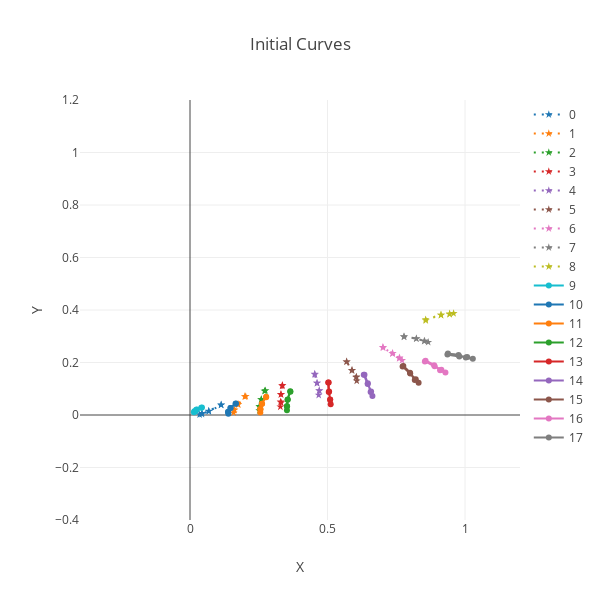

The code cell stored with this chart in its notebook:
### Code cell
i = 5
ph0 = phTout0.data.numpy()[i]
ph1 = phTout1.data.numpy()[i]

p01_0 = genOut0.data.numpy()[i]
p01_1 = genOut1.data.numpy()[i]

# nx = np.concatenate((p0,p01_0))
nx = np.concatenate((p1,p01_1))

gx = gy.FormatNetworkToGraphColumns(nx, xOffset=0, yOffset=14, colPoints=7)

layout = go.Layout(
    title = 'Initial Curves',
    height = 600,
    width = 600,
    hovermode= 'closest',
    xaxis= dict(
        title= 'X',
        range = [-.4,1.2],
    ),
    yaxis=dict(
        title= 'Y',
        range = [-.4,1.2],
    )
)
f = gy.graphCurves(gx, layout, dashRange=range(0,9))
offline.iplot(f)

### Figure 1 — Plotly figure (JSON) as saved in the notebook; plotly's stock layout.template omitted (floating-point values rounded to 4 significant figures)
{"data": [{"line": {"dash": "2px,6px", "shape": "spline"}, "marker": {"symbol": "star"}, "name": "0", "type": "scatter", "uid": "c5a7fd77-0226-43ad-816b-7f0d6b139040", "x": [0.1129, 0.06835, 0.04287, 0.03513, 0.04385, 0.0683, 0.1137], "y": [0.03837, 0.01546, 0.003728, 0.001768, 0.006767, 0.01411, 0.0389]}, {"line": {"dash": "2px,6px", "shape": "spline"}, "marker": {"symbol": "star"}, "name": "1", "type": "scatter", "uid": "69d9e079-e77e-403c-871e-4a396f02ad6d", "x": [0.2026, 0.1745, 0.16, 0.1586, 0.1617, 0.1754, 0.1992], "y": [0.07101, 0.04063, 0.01991, 0.008767, 0.0188, 0.03987, 0.07024]}, {"line": {"dash": "2px,6px", "shape": "spline"}, "marker": {"symbol": "star"}, "name": "2", "type": "scatter", "uid": "adab593e-3c7a-443e-8e30-1eba7185f608", "x": [0.2743, 0.2587, 0.252, 0.2521, 0.254, 0.2597, 0.2709], "y": [0.09299, 0.05889, 0.03311, 0.01655, 0.03005, 0.05877, 0.09127]}, {"line": {"dash": "2px,6px", "shape": "spline"}, "marker": {"symbol": "star"}, "name": "3", "type": "scatter", "uid": "6942a95e-7169-48a0-88cc-7232da0e1197", "x": [0.3362, 0.3305, 0.3295, 0.3287, 0.3314, 0.331, 0.335], "y": [0.1133, 0.07825, 0.05031, 0.03145, 0.047, 0.07857, 0.1111]}, {"line": {"dash": "2px,6px", "shape": "spline"}, "marker": {"symbol": "star"}, "name": "4", "type": "scatter", "uid": "57d42895-c85b-4c1d-b6da-b354e8fd1be2", "x": [0.4532, 0.4622, 0.4696, 0.4681, 0.4706, 0.4618, 0.4544], "y": [0.1562, 0.1216, 0.09317, 0.07574, 0.09191, 0.1214, 0.1542]}, {"line": {"dash": "2px,6px", "shape": "spline"}, "marker": {"symbol": "star"}, "name": "5", "type": "scatter", "uid": "72ee30b8-ec67-4c66-a520-07368222d9bd", "x": [0.5692, 0.5895, 0.6042, 0.6063, 0.6052, 0.5884, 0.5701], "y": [0.203, 0.1704, 0.1437, 0.1301, 0.1451, 0.1696, 0.203]}, {"line": {"dash": "2px,6px", "shape": "spline"}, "marker": {"symbol": "star"}, "name": "6", "type": "scatter", "uid": "b1d0ec85-3c02-4ca7-8a68-01d42e83b372", "x": [0.7023, 0.737, 0.7607, 0.7711, 0.7622, 0.736, 0.7012], "y": [0.2566, 0.235, 0.216, 0.2079, 0.218, 0.2341, 0.258]}, {"line": {"dash": "2px,6px", "shape": "spline"}, "marker": {"symbol": "star"}, "name": "7", "type": "scatter", "uid": "fa946627-6396-4974-8383-83733b5c6836", "x": [0.7789, 0.8233, 0.8517, 0.8661, 0.8532, 0.8228, 0.7775], "y": [0.298, 0.2911, 0.2813, 0.2772, 0.282, 0.2907, 0.2984]}, {"line": {"dash": "2px,6px", "shape": "spline"}, "marker": {"symbol": "star"}, "name": "8", "type": "scatter", "uid": "f62884fb-6f82-4c4b-89c8-603f2b81dddf", "x": [0.8569, 0.9127, 0.9441, 0.9586, 0.9441, 0.9128, 0.8574], "y": [0.3634, 0.3808, 0.3856, 0.387, 0.3839, 0.3809, 0.36]}, {"line": {"shape": "spline"}, "name": "9", "type": "scatter", "uid": "40c909cf-ded7-4d08-9102-22eb6f6f718a", "x": [0.04347, 0.02495, 0.01588, 0.0186, 0.0141, 0.02252, 0.04084], "y": [0.02818, 0.0212, 0.01464, 0.01308, 0.01061, 0.0203, 0.02787]}, {"line": {"shape": "spline"}, "name": "10", "type": "scatter", "uid": "37aa1ec5-d409-4967-b754-ae660eca7202", "x": [0.167, 0.1475, 0.1384, 0.1396, 0.1389, 0.1471, 0.1655], "y": [0.04414, 0.02649, 0.01284, 0.004654, 0.01088, 0.0265, 0.04264]}, {"line": {"shape": "spline"}, "name": "11", "type": "scatter", "uid": "64d5ee00-ef89-4b8b-a682-1203fb2a7334", "x": [0.277, 0.2614, 0.2556, 0.2557, 0.2565, 0.2622, 0.2768], "y": [0.06947, 0.04251, 0.02258, 0.009553, 0.02187, 0.0433, 0.06796]}, {"line": {"shape": "spline"}, "name": "12", "type": "scatter", "uid": "020b61e5-2d97-4e38-b03a-1ee1b463a5fe", "x": [0.3645, 0.3545, 0.3524, 0.3525, 0.3531, 0.3558, 0.3651], "y": [0.09023, 0.05787, 0.0337, 0.01792, 0.03329, 0.05934, 0.0889]}, {"line": {"shape": "spline"}, "name": "13", "type": "scatter", "uid": "c8db538b-8ea0-4d2c-9695-b497c94f9189", "x": [0.5025, 0.5046, 0.5098, 0.5116, 0.5096, 0.5058, 0.5044], "y": [0.1242, 0.08741, 0.05889, 0.04072, 0.05812, 0.08972, 0.1234]}, {"line": {"shape": "spline"}, "name": "14", "type": "scatter", "uid": "81246ce4-cba7-41df-a0db-f2b3ad9facd8", "x": [0.6318, 0.6461, 0.6585, 0.6633, 0.6568, 0.6466, 0.6344], "y": [0.1536, 0.1183, 0.08985, 0.07237, 0.08807, 0.1211, 0.1538]}, {"line": {"shape": "spline"}, "name": "15", "type": "scatter", "uid": "0bac09cc-4e7c-4418-90fa-eb5096e9a505", "x": [0.7731, 0.8008, 0.821, 0.8313, 0.8173, 0.7999, 0.7758], "y": [0.1845, 0.1577, 0.1362, 0.1225, 0.1337, 0.1612, 0.1862]}, {"line": {"shape": "spline"}, "name": "16", "type": "scatter", "uid": "744bf215-636f-4149-952d-ef1f8dc88f17", "x": [0.8541, 0.8896, 0.914, 0.9289, 0.9095, 0.8878, 0.8566], "y": [0.2042, 0.1857, 0.1723, 0.162, 0.1702, 0.19, 0.2069]}, {"line": {"shape": "spline"}, "name": "17", "type": "scatter", "uid": "183e942f-2a32-4645-b6f2-404f9075acfe", "x": [0.936, 0.9792, 1.008, 1.029, 1.003, 0.9765, 0.9379], "y": [0.2305, 0.2232, 0.2206, 0.2141, 0.219, 0.2283, 0.2341]}], "layout": {"height": 600, "hovermode": "closest", "title": {"text": "Initial Curves"}, "width": 600, "xaxis": {"range": [-0.4, 1.2], "title": {"text": "X"}}, "yaxis": {"range": [-0.4, 1.2], "title": {"text": "Y"}}}}
